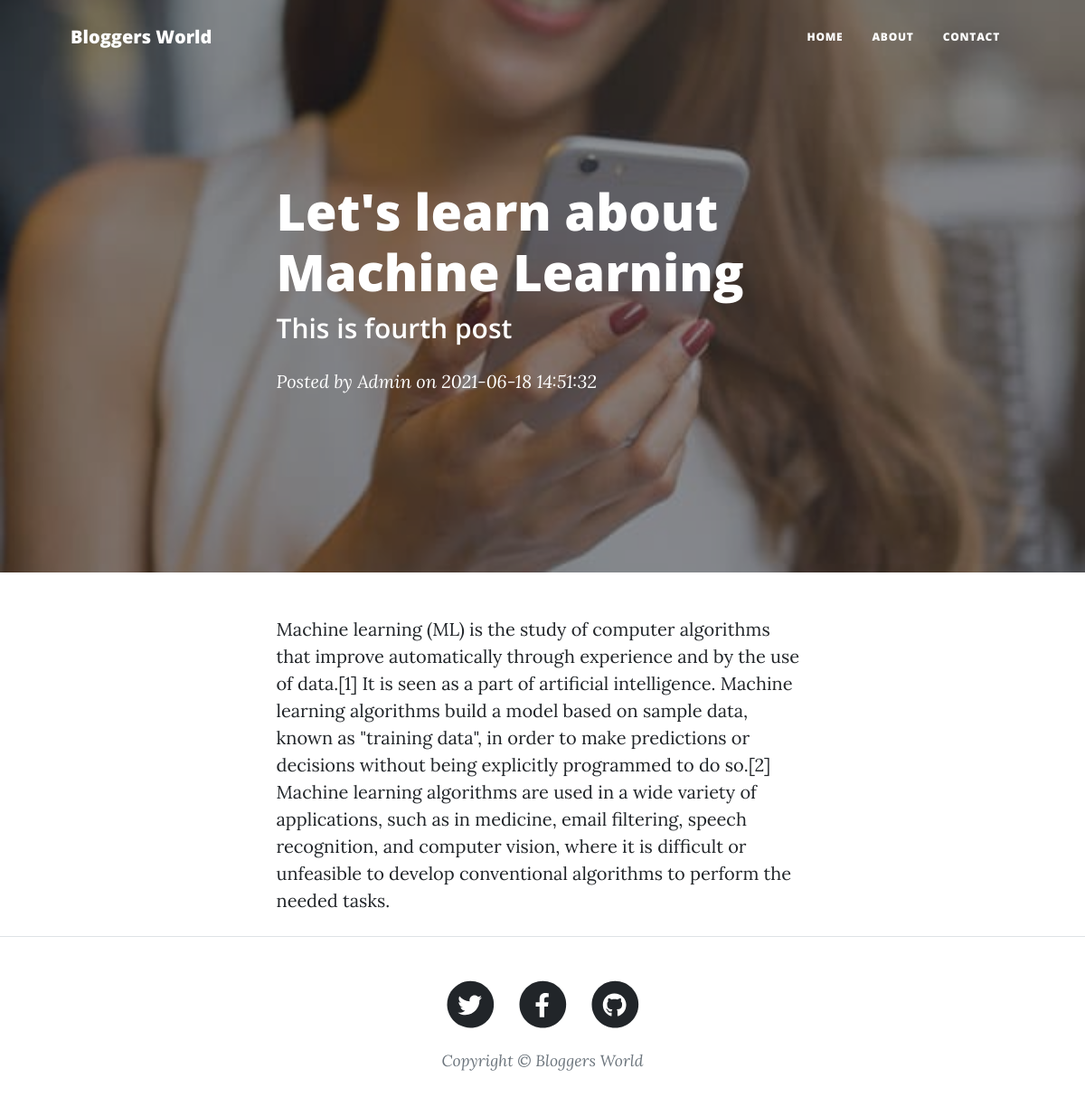
Page /post/fourth-post on the committed database.
### main.py (models this page shows)
class Posts(db.Model):
    s_no=db.Column(db.Integer, primary_key=True)
    title=db.Column(db.String(80), nullable=False)
    content=db.Column(db.String(12), nullable=False)
    tagline=db.Column(db.String(22), nullable=False)
    date=db.Column(db.String(80), nullable=False)
    slug=db.Column(db.String(12), nullable=True)

### main.py (the view)
@app.route("/post/<string:post_slug>", methods=['GET'])
def post_route(post_slug):
    post=Posts.query.filter_by(slug=post_slug).first()
    return render_template("post.html", params=params, post=post)

### templates/post.html
{% extends "layout.html" %}
{% block body %}
        <header class="masthead" style="background-image: url('{{ url_for('static', filename='assets/img/posts-bg.jpg')}}')">
            <div class="container position-relative px-4 px-lg-5">
                <div class="row gx-4 gx-lg-5 justify-content-center">
                    <div class="col-md-10 col-lg-8 col-xl-7">
                        <div class="post-heading">
                            <h1>{{post.title}}</h1>
                            <h2 class="subheading">{{post.tagline}}</h2>
                            <span class="meta">
                                Posted by
                                <a href="#!">Admin</a>
                                on {{post.date}}
                            </span>
                        </div>
                    </div>
                </div>
            </div>
        </header>
        <article class="mb-4">
            <div class="container px-4 px-lg-5">
                <div class="row gx-4 gx-lg-5 justify-content-center">
                    <div class="col-md-10 col-lg-8 col-xl-7">
                        {{post.content}}
                    </div>
                </div>
            </div>
        </article>
{% endblock %}

### rows in the picture
Posts: title "Let's learn about Machine Learning", tagline "This is fourth post", date "2021-06-18 14:51:32", content "Machine learning (ML) is the study of computer algorithms that improve automatically through experience and by the use of data.[1] It is seen as a part of artificial intelligence. Machine learning algorithms build a model based on sample data, known as \"training data\", in order to make predictions or decisions without being explicitly programmed to do so.[2] Machine learning algorithms are used in a wide variety of applications, such as in medicine, email filtering, speech recognition, and computer vision, where it is difficult or unfeasible to develop conventional algorithms to perform the needed tasks."

### other values in the picture
{{ params['blog_name'] }} "Bloggers World"
